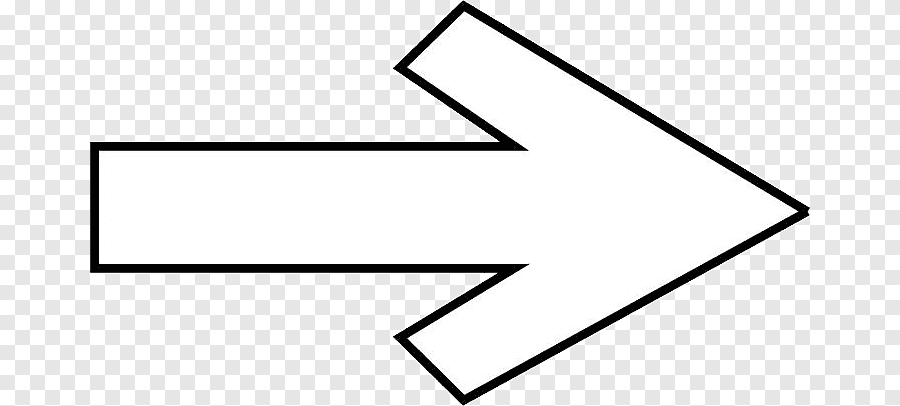
#> input picture ok.png, 900 x 406 px
$ python new.py
#> lines starting #> are read from the running program, lines starting #| are printed output that depends on the picture; after the words box and inside, x2 and y2 are one past the last pixel; in counts of white or black regions, pixels touching at a corner belong together
import cv2
import numpy as np

def oku_koordinatlarini_kaydet(resim_yolu, cikti_dosya_yolu='koordinatlar.txt'):
    """
    Okun kontur noktalarının x ve y koordinatlarını bir metin dosyasına kaydeder.
    """
#> called with resim_yolu = 'ok.png', cikti_dosya_yolu = 'koordinatlar.txt'
    # Resmi yükle
    resim = cv2.imread(resim_yolu)
#> resim is the input picture: shape (406, 900, 3); min 2, max 255, mean 233.4
    if resim is None:
        print("Hata: Resim bulunamadı.")
        return

    # Gri tonlamaya ve eşiklemeye dönüştür
    gri_resim = cv2.cvtColor(resim, cv2.COLOR_BGR2GRAY)
    _, esiklenmis_resim = cv2.threshold(gri_resim, 200, 255, cv2.THRESH_BINARY_INV)
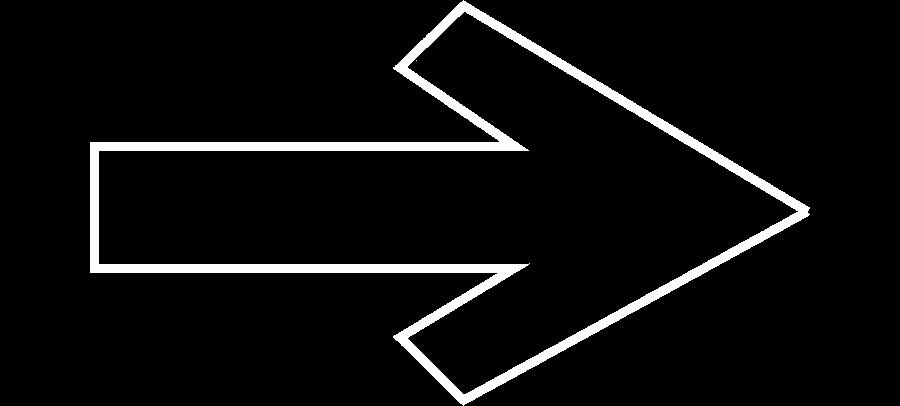
#> esiklenmis_resim: shape (406, 900); 5.5% white; 2 white regions (1 under 20 px)

    # Konturları bul
    konturlar, _ = cv2.findContours(esiklenmis_resim, cv2.RETR_EXTERNAL, cv2.CHAIN_APPROX_SIMPLE)
#> konturlar = 1 contour; box (x1, y1, x2, y2) and area: (90, 0, 810, 406) 126796

    if konturlar:
        # En büyük konturu (oku) seç
        en_buyuk_kontur = max(konturlar, key=cv2.contourArea)
#> en_buyuk_kontur = contour of 776 points, box (x1, y1, x2, y2) (90, 0, 810, 406), area 126796

        if cv2.contourArea(en_buyuk_kontur) > 100:
            # Kontur noktalarını tek bir diziye sıkıştır
            kontur_noktalari = en_buyuk_kontur.squeeze()
#> kontur_noktalari = 776 pairs, first value 90 to 809, second value 0 to 405

            # x ve y koordinatlarını ayır
            x_koordinatlari = [nokta[0] for nokta in kontur_noktalari]
#> x_koordinatlari = 776 values, max 809 at index 492, min 90 at index 86, mean 591.2
            y_koordinatlari = [nokta[1] for nokta in kontur_noktalari]
#> y_koordinatlari = 776 values, max 405 at index 181, min 0 at index 0, mean 211

            # Koordinatları txt dosyasına yaz
            with open(cikti_dosya_yolu, 'w') as f:
                # x[] listesini yaz
                f.write("x[] = {")
                f.write(", ".join(map(str, x_koordinatlari)))
                f.write("};\n")

                # y[] listesini yaz
                f.write("y[] = {")
                f.write(", ".join(map(str, y_koordinatlari)))
                f.write("};\n")

            print(f"Koordinatlar '{cikti_dosya_yolu}' dosyasına başarıyla kaydedildi.")
        else:
            print("Ok tespit edilemedi veya çok küçük.")
    else:
        print("Resimde bir ok bulunamadı.")

# --- Kodu çalıştır ---
ok_resim_yolu = 'ok.png'
oku_koordinatlarini_kaydet(ok_resim_yolu)
